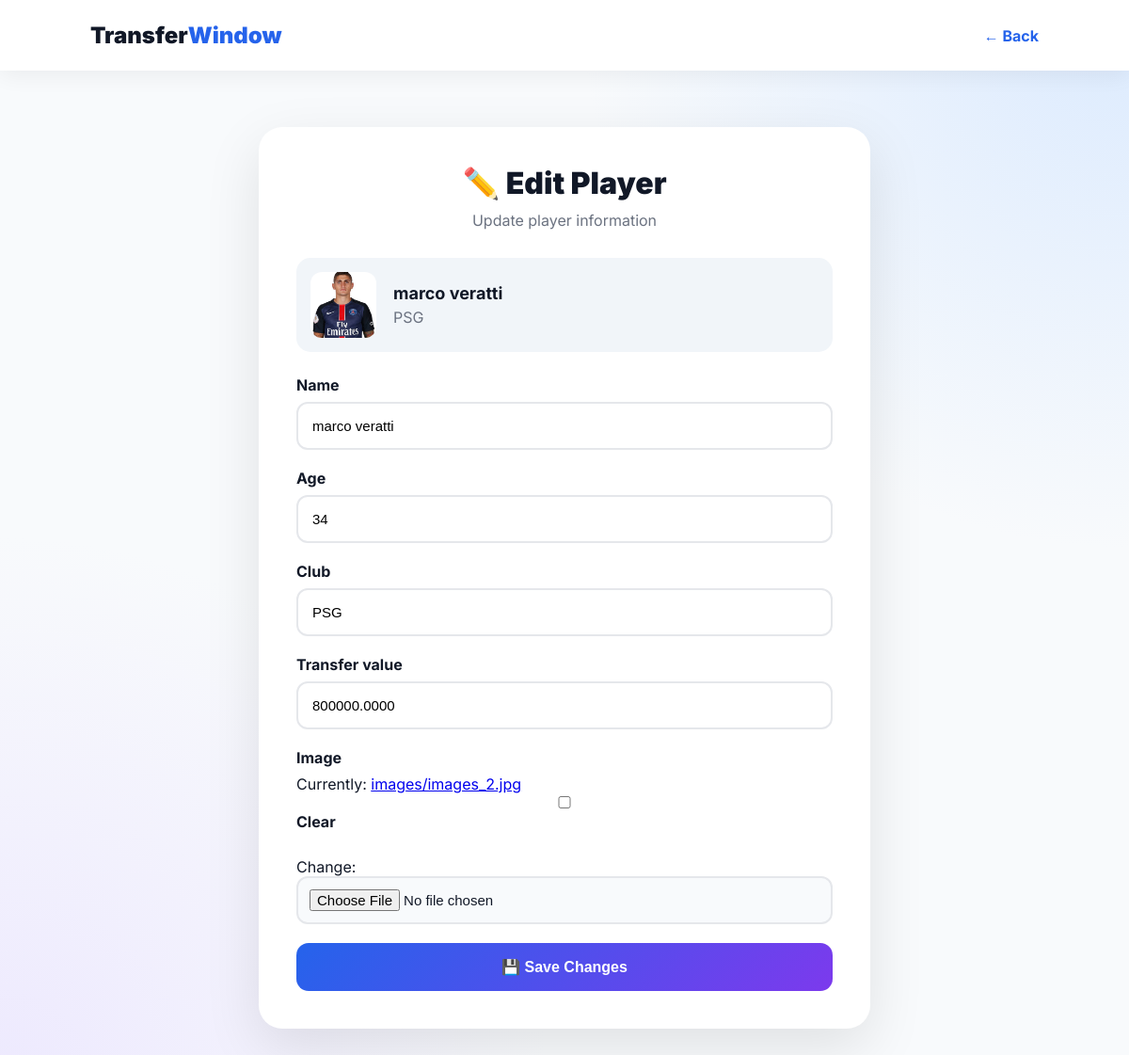
Page /player/2/update/ on the committed database.
### main/models.py (models this page shows, shortened)
class TransferWindow(models.Model):
    name = models.CharField(max_length=200)
    age = models.IntegerField()
    club = models.CharField(max_length=100)
    transfer_value = models.DecimalField(
        max_digits=18,
        decimal_places=4
    )
    image = models.ImageField(
        upload_to='images/',
        blank=True,
        null=True
    )

### main/views.py (the view)
def player_update(request, pk):
    player = get_object_or_404(TransferWindow, pk=pk)
    if request.method == 'POST':
        form = TransferWindowForm(
            request.POST,
            request.FILES,
            instance=player
        )
        if form.is_valid():
            form.save()
            return redirect('detail', pk=player.pk)
    else:
        form = TransferWindowForm(instance=player)
    return render(request, 'update.html', {
        'form': form,
        'player': player
    })

### main/forms.py
class TransferWindowForm(forms.ModelForm):
    class Meta:
        model = TransferWindow
        fields = [
            'name',
            'age',
            'club',
            'transfer_value',
            'image'
        ]

### templates/update.html (shortened to what this page needs)
<!DOCTYPE html>
<html lang="uz">
<head>
</head>
<body>
<nav class="navbar">
    <a href="{% url 'home' %}" class="logo">
        Transfer<span>Window</span>
    </a>
    <a href="{% url 'detail' player.pk %}" class="back">
        ← Back
    </a>
</nav>
<div class="container">
    <div class="card">
        <h1 class="title">
            ✏️ Edit Player
        </h1>
        <p class="subtitle">
            Update player information
        </p>
        {% if player.image %}
            <div class="current-player">
                <img src="{{ player.image.url }}" alt="{{ player.name }}">
                <div>
                    <h3>{{ player.name }}</h3>
                    <p>{{ player.club }}</p>
                </div>
            </div>
        {% endif %}
        <form method="POST" enctype="multipart/form-data">
            {% for field in form %}
                <div class="form-group">
                    <label>
                        {{ field.label }}
                    </label>
                    {{ field }}
                </div>
            {% endfor %}
            <button type="submit" class="update-btn">
                💾 Save Changes
            </button>
        </form>
    </div>
</div>
</body>
</html>

### templates/update.html (style rules this page uses)
* { margin: 0; padding: 0; box-sizing: border-box; }
body { font-family: 'Inter', sans-serif; min-height: 100vh; background: radial-gradient(circle at top right, #dbeafe, transparent 35%), radial-gradient(circle at bottom left, #ede9fe, transparent 35%), #f8fafc; color: #111827; }
.navbar { height: 75px; background: white; display: flex; justify-content: space-between; align-items: center; padding: 0 8%; box-shadow: 0 5px 25px rgba(0,0,0,0.06); }
.logo { font-size: 24px; font-weight: 900; text-decoration: none; color: #111827; }
.logo span { color: #2563eb; }
.back { text-decoration: none; color: #2563eb; font-weight: 700; }
.container { width: 90%; max-width: 650px; margin: 60px auto; }
.card { background: white; padding: 40px; border-radius: 25px; box-shadow: 0 20px 60px rgba(0,0,0,0.1); }
.title { text-align: center; font-size: 32px; font-weight: 900; margin-bottom: 10px; }
.subtitle { text-align: center; color: #6b7280; margin-bottom: 30px; }
.current-player { display: flex; align-items: center; gap: 18px; padding: 15px; margin-bottom: 25px; border-radius: 15px; background: #f1f5f9; }
.current-player img { width: 70px; height: 70px; object-fit: cover; border-radius: 12px; }
.current-player h3 { font-size: 18px; }
.current-player p { color: #6b7280; margin-top: 5px; }
.form-group { margin-bottom: 20px; }
label { display: block; font-weight: 700; margin-bottom: 8px; }
input { width: 100%; padding: 15px; border: 2px solid #e5e7eb; border-radius: 12px; outline: none; font-size: 15px; }
input[type="file"] { padding: 12px; background: #f8fafc; }
.update-btn { width: 100%; padding: 16px; border: none; border-radius: 13px; color: white; font-weight: 800; font-size: 16px; cursor: pointer; background: linear-gradient(135deg, #2563eb, #7c3aed); transition: 0.3s; }

### rows in the picture
TransferWindow: image (picture), name "marco veratti", club "PSG", form "marco veratti" "34" "PSG" "800000.0000"

### other values in the picture
{{ field.label }} "Name" "Age" "Club" "Transfer value" "Image"
